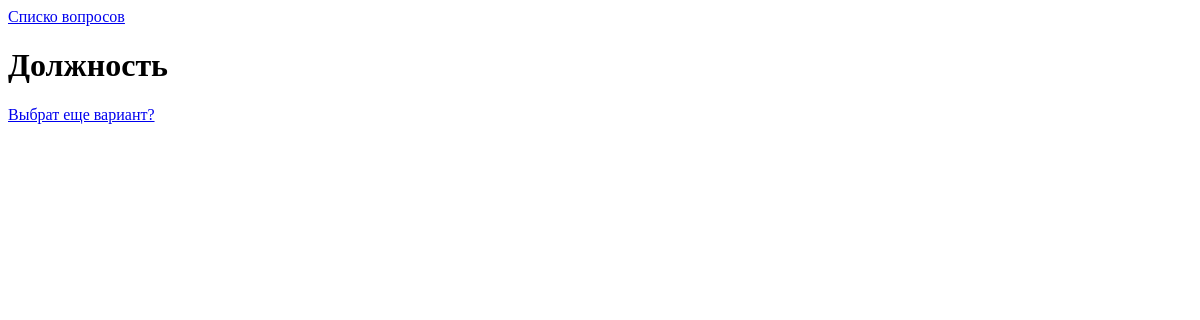
/polls/5/results/, run on an earlier commit of the app's database.
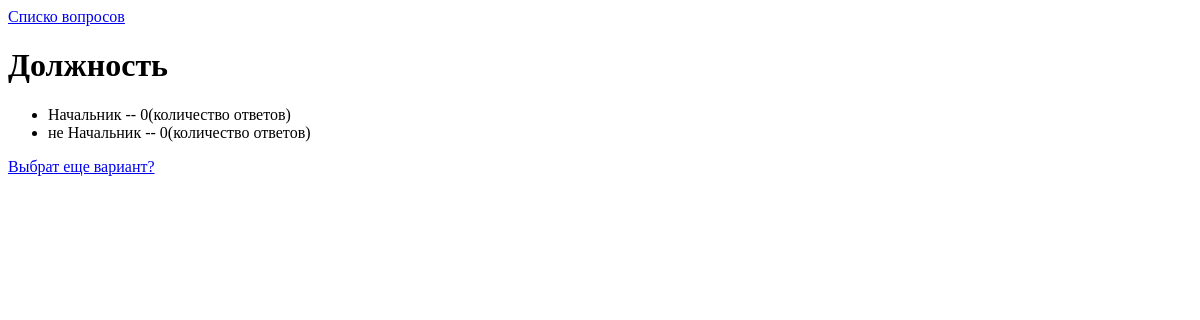
And on a later commit of the database.
### polls/models.py (models this page shows, shortened)
class Questions(models.Model):
    question_text = models.CharField(max_length=200)
    pub_date = models.DateTimeField('date_published')

class Choise(models.Model):
    question = models.ForeignKey(Questions, on_delete=models.CASCADE)
    choise_text = models.CharField(max_length=200)
    vote = models.IntegerField(default=0)

### polls/views.py (the view)
# urls.py: url(r'^(?P<pk>[0-9]+)/results/$', views.ResultsView.as_view(), name='results'),
class ResultsView(generic.DetailView):
    model = Questions
    template_name = 'polls/results.html'

### templates/polls/results.html
{% extends 'base.html' %}
{% block content %}
<h1>{{ questions.question_text }}</h1>
<ul>
{% for choice in questions.choise_set.all %}
    <li>{{ choice.choise_text }} -- {{ choice.vote }}(количество ответов)</li>
{% endfor %}
</ul>
<a href="{% url 'polls:detail' questions.id %}">Выбрат еще вариант?</a>
{% endblock %}

### templates/base.html (shortened to what this page needs)
<!DOCTYPE html>
<html lang="en">
<head>
</head>
<body>
<a href="{% url 'polls:index' %}">Списко вопросов</a>
{% block content %}
{% endblock %}
</body>
</html>

What changed in the data, as far as the page shows it:
added Choise: choise_text "Начальник", vote "0"
added Choise: choise_text "не Начальник", vote "0"
